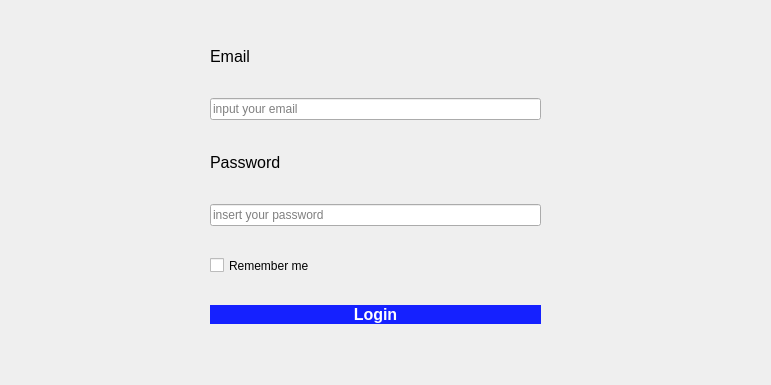
<?xml version="1.0" encoding="UTF-8"?>
<ui version="4.0">
 <class>Frame</class>
 <widget class="QFrame" name="Frame">
  <property name="geometry">
   <rect>
    <x>0</x>
    <y>0</y>
    <width>771</width>
    <height>385</height>
   </rect>
  </property>
  <property name="maximumSize">
   <size>
    <width>16777215</width>
    <height>16777215</height>
   </size>
  </property>
  <property name="windowTitle">
   <string>Frame</string>
  </property>
  <widget class="QWidget" name="verticalLayoutWidget">
   <property name="geometry">
    <rect>
     <x>190</x>
     <y>20</y>
     <width>371</width>
     <height>331</height>
    </rect>
   </property>
   <layout class="QGridLayout" name="gridLayout">
    <property name="leftMargin">
     <number>20</number>
    </property>
    <property name="rightMargin">
     <number>20</number>
    </property>
    <item row="0" column="0">
     <widget class="QLabel" name="label">
      <property name="sizePolicy">
       <sizepolicy hsizetype="Preferred" vsizetype="Maximum">
        <horstretch>0</horstretch>
        <verstretch>0</verstretch>
       </sizepolicy>
      </property>
      <property name="maximumSize">
       <size>
        <width>16777215</width>
        <height>20</height>
       </size>
      </property>
      <property name="font">
       <font>
        <pointsize>12</pointsize>
       </font>
      </property>
      <property name="styleSheet">
       <string notr="true">margin-bottom: -1ex;</string>
      </property>
      <property name="lineWidth">
       <number>1</number>
      </property>
      <property name="text">
       <string>Email</string>
      </property>
      <property name="margin">
       <number>0</number>
      </property>
     </widget>
    </item>
    <item row="1" column="0">
     <widget class="QLineEdit" name="lineEdit">
      <property name="enabled">
       <bool>true</bool>
      </property>
      <property name="styleSheet">
       <string notr="true">padding: 1.5ex  1ex;</string>
      </property>
      <property name="text">
       <string/>
      </property>
      <property name="alignment">
       <set>Qt::AlignLeading|Qt::AlignLeft|Qt::AlignVCenter</set>
      </property>
      <property name="placeholderText">
       <string>input your email</string>
      </property>
     </widget>
    </item>
    <item row="2" column="0">
     <widget class="QLabel" name="label_2">
      <property name="sizePolicy">
       <sizepolicy hsizetype="Preferred" vsizetype="Maximum">
        <horstretch>0</horstretch>
        <verstretch>0</verstretch>
       </sizepolicy>
      </property>
      <property name="maximumSize">
       <size>
        <width>16777215</width>
        <height>20</height>
       </size>
      </property>
      <property name="font">
       <font>
        <pointsize>12</pointsize>
       </font>
      </property>
      <property name="styleSheet">
       <string notr="true">margin-bottom: -1ex;</string>
      </property>
      <property name="lineWidth">
       <number>1</number>
      </property>
      <property name="text">
       <string>Password</string>
      </property>
      <property name="margin">
       <number>0</number>
      </property>
     </widget>
    </item>
    <item row="3" column="0">
     <widget class="QLineEdit" name="lineEdit_2">
      <property name="styleSheet">
       <string notr="true">padding: 1.5ex 1ex;</string>
      </property>
      <property name="text">
       <string/>
      </property>
      <property name="placeholderText">
       <string>insert your password</string>
      </property>
     </widget>
    </item>
    <item row="4" column="0">
     <widget class="QCheckBox" name="checkBox">
      <property name="maximumSize">
       <size>
        <width>16777215</width>
        <height>15</height>
       </size>
      </property>
      <property name="text">
       <string>Remember me</string>
      </property>
     </widget>
    </item>
    <item row="5" column="0">
     <widget class="QPushButton" name="btn_login">
      <property name="styleSheet">
       <string notr="true">background: rgb(21, 33, 255);
font-size: 12pt;
padding: 1.5ex 1ex;
border: none;
color: white;
font-weight: bold;</string>
      </property>
      <property name="text">
       <string>Login</string>
      </property>
     </widget>
    </item>
   </layout>
  </widget>
 </widget>
 <resources/>
 <connections/>
</ui>
